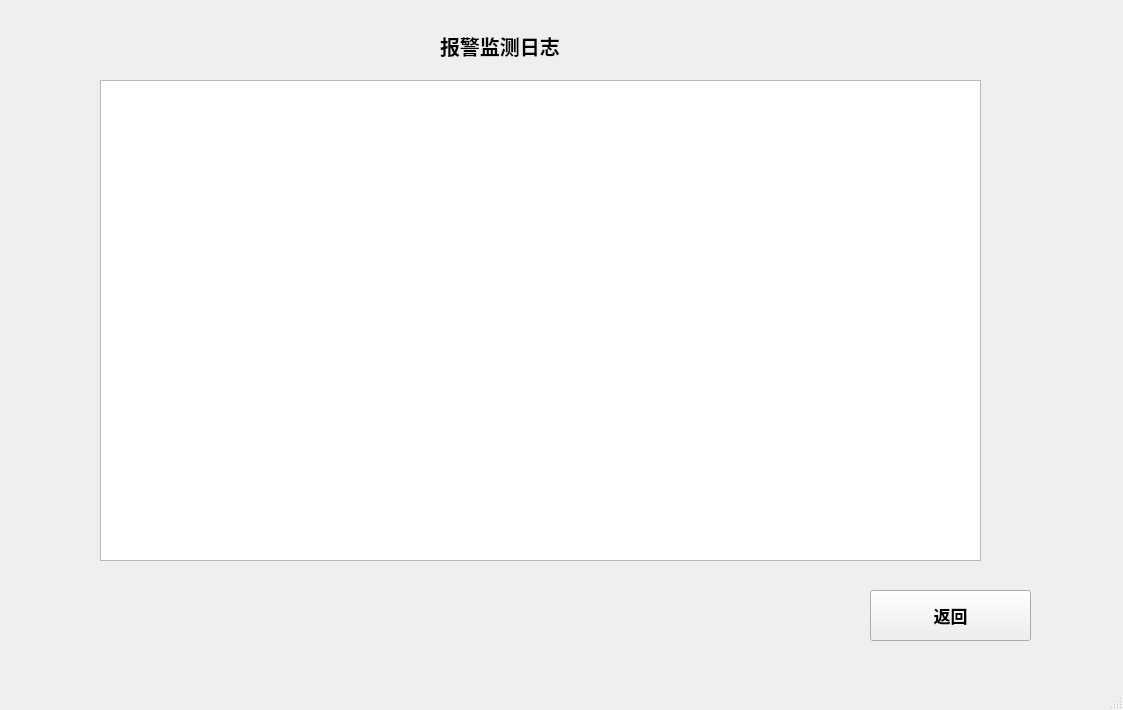
<?xml version="1.0" encoding="UTF-8"?>
<ui version="4.0">
 <class>MainWindow</class>
 <widget class="QMainWindow" name="MainWindow">
  <property name="geometry">
   <rect>
    <x>0</x>
    <y>0</y>
    <width>1123</width>
    <height>710</height>
   </rect>
  </property>
  <property name="font">
   <font>
    <pointsize>13</pointsize>
    <weight>75</weight>
    <bold>true</bold>
   </font>
  </property>
  <property name="windowTitle">
   <string>MainWindow</string>
  </property>
  <widget class="QWidget" name="centralwidget">
   <widget class="QLabel" name="label">
    <property name="geometry">
     <rect>
      <x>440</x>
      <y>20</y>
      <width>181</width>
      <height>51</height>
     </rect>
    </property>
    <property name="font">
     <font>
      <pointsize>15</pointsize>
      <weight>75</weight>
      <bold>true</bold>
     </font>
    </property>
    <property name="text">
     <string>报警监测日志</string>
    </property>
   </widget>
   <widget class="QTextBrowser" name="textBrowser">
    <property name="geometry">
     <rect>
      <x>100</x>
      <y>80</y>
      <width>881</width>
      <height>481</height>
     </rect>
    </property>
   </widget>
   <widget class="QPushButton" name="pushButton">
    <property name="geometry">
     <rect>
      <x>870</x>
      <y>590</y>
      <width>161</width>
      <height>51</height>
     </rect>
    </property>
    <property name="text">
     <string>返回</string>
    </property>
   </widget>
  </widget>
  <widget class="QMenuBar" name="menubar">
   <property name="geometry">
    <rect>
     <x>0</x>
     <y>0</y>
     <width>1123</width>
     <height>36</height>
    </rect>
   </property>
  </widget>
  <widget class="QStatusBar" name="statusbar"/>
 </widget>
 <resources/>
 <connections/>
</ui>
